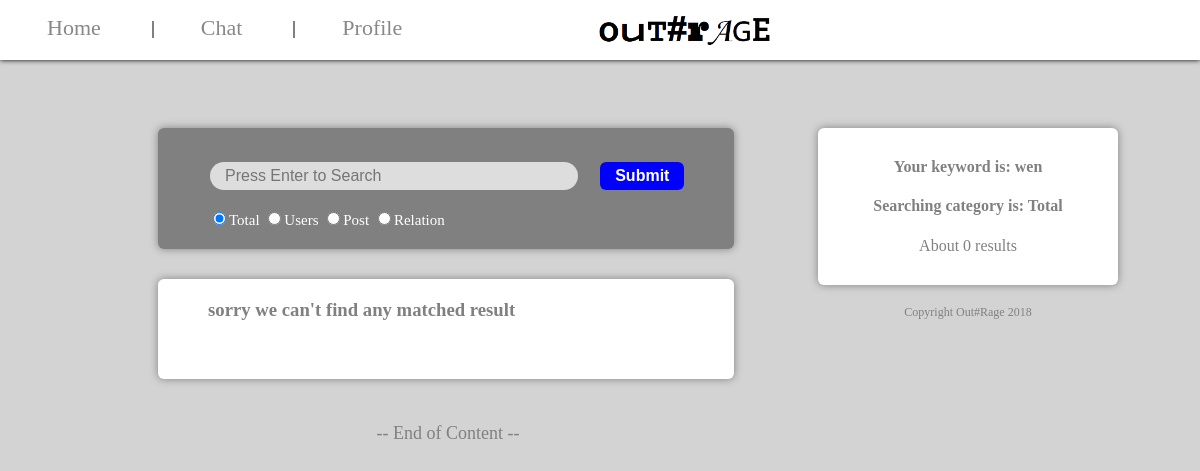
The app's page /search.php?content=wen, older data.
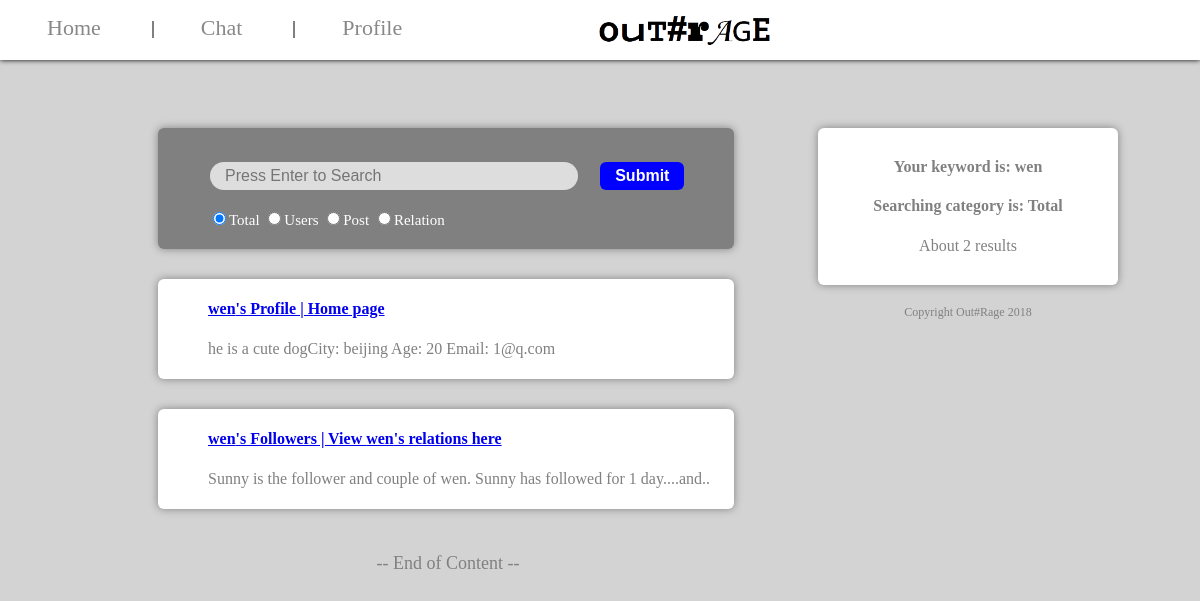
The same page, newer data.
### tables this page shows
CREATE TABLE `users` (
  `username` varchar(20) NOT NULL,
  `loginstate` varchar(10) NOT NULL DEFAULT 'offline',
  `password` varchar(10) NOT NULL,
  `city` varchar(50) NOT NULL,
  `age` int(10) NOT NULL,
  `profile` varchar(200) NOT NULL,
  `birthday` varchar(20) NOT NULL,
  `gender` varchar(20) NOT NULL,
  `email` varchar(50) NOT NULL,
  `followers` varchar(5000) NOT NULL,
  `follower_num` int(20) NOT NULL
);

CREATE TABLE `relation` (
  `userone` varchar(20) DEFAULT NULL,
  `usertwo` varchar(20) DEFAULT NULL,
  `relation` varchar(10) DEFAULT NULL
);

### search.php (the view, shortened to what this page needs)
<html>
<head>
<link rel="stylesheet" type="text/css" href="theme.css"/>
</head>
<body>
<div style="margin-top:120px;position:absolute;width:80%">
<div style="display:inline-block;width:60%;min-width:300px;min-height:100px;vertical-align:top;">
<span class="info_block" style="display:inline-block;width:100%;min-height:100px;vertical-align:left;background-color:grey;">
<span style="display:block;margin-top:30px;margin-left:50px;margin-bottom:20px;text-align:left;">
<form id="sf" action="search.php" method="GET">
<input type="text" class="input_bar" name="content" style="width:70%;" placeholder="Press Enter to Search"/><input type="submit" value="Submit" class="node_button" style="display:inline-block;margin-left:20px;" onclick="return submitCheck(content)"/>
<p style="color:white;font-size:15px;">
<input type="radio" name="class" value="total" checked="checked"/>Total
<input type="radio" name="class" value="users"/>Users
<input type="radio" name="class" value="post"/>Post
<input type="radio" name="class" value="relation"/>Relation
</p>
</form>
</span>
</span>
<?php
if(!isset($_GET["content"]))
{?>
	<span style="display:inline-block;height:30px;vertical-align:left;"></span>
	<span class="info_block" style="display:inline-block;width:100%;min-height:100px;vertical-align:left;">
	<span style="display:block;margin-top:20px;margin-left:50px;margin-bottom:20px;text-align:left;">
	<p>The results will be shown here.</p>
	</span>
	</span>
<?php
}
else
{
	$con=mysqli_connect("localhost","root","");
	mysqli_select_db($con,"users");
	$sql1="select * from users where username like '%".$_SESSION["search"][0]."%' or city like '%".$_SESSION["search"][0]."%' or profile like '%".$_SESSION["search"][0]."%'
	or birthday like '%".$_SESSION["search"][0]."%' or gender like '%".$_SESSION["search"][0]."%' or email like '%".$_SESSION["search"][0]."%'";
	$sql2="select * from post where username like '%".$_SESSION["search"][0]."%' or post_time like '%".$_SESSION["search"][0]."%' or post_content like '%".$_SESSION["search"][0]."%'
			or emotion like '%".$_SESSION["search"][0]."%' or comment_content like '%".$_SESSION["search"][0]."%'
			or comment_picture like '%".$_SESSION["search"][0]."%' or comment_user like '%".$_SESSION["search"][0]."%' or comment_time like '%".$_SESSION["search"][0]."%'";
	$sql3="select * from  relation where userone like '%".$_SESSION["search"][0]."%' or usertwo like '%".$_SESSION["search"][0]."%' or relation like '%".$_SESSION["search"][0]."%'";
	$result1=mysqli_query($con,$sql1); $rowcount1=mysqli_num_rows($result1);
	$result2=mysqli_query($con,$sql2);$rowcount2=mysqli_num_rows($result2);
	$result3=mysqli_query($con,$sql3);$rowcount3=mysqli_num_rows($result3);$totalrows=$rowcount1+$rowcount2+$rowcount3;
	if((!isset($_GET["class"]))||($_GET["class"]=="total"))
	{
		$cl="t";
	}
	if(($cl=="t")||($cl=="u"))
	{
	for ($i=0;$i<$rowcount1;$i++){
?>
	<span class="info_block" style="display:inline-block;width:100%;min-height:100px;vertical-align:left;">
	<span style="display:block;margin-top:20px;margin-left:50px;margin-bottom:20px;text-align:left;">
	<p>
<?php
		$row1=mysqli_fetch_assoc($result1);
		echo '<h4><a href="\\"https://www.w3schools.com\\">'.$row1["username"]."'s Profile | Home page</a><br /></h4>".$row1["profile"] ;
		echo "City: ".$row1["city"]."  Age: ".$row1["age"]."  Email: ".$row1["email"]."<br />";
?>
	</p>
	</span>
	</span>
<?php
	}
	}
?>
<?php
if(($cl=="t")||($cl=="r"))
{
		for ($y=0;$y<$rowcount3;$y++)
		{
?>
	<span class="info_block" style="display:inline-block;width:100%;min-height:100px;vertical-align:left;">
	<span style="display:block;margin-top:20px;margin-left:50px;margin-bottom:20px;text-align:left;">
	<p>
<?php
		$row3=mysqli_fetch_assoc($result3);echo '<h4><a href=\\"https://www.w3schools.com\\">'.$row3["usertwo"]."'s Followers | View ".$row3["usertwo"]."'s relations here</a></h4>";
		echo $row3["userone"]." is the follower and ".$row3["relation"]." of ".$row3["usertwo"].". ".$row3["userone"]." has followed for 1 day....and..<br />";
?>
	</p>
	</span>
	</span>
<?php
	}
}
	if (($rowcount1==0) and ($rowcount2==0) and ($rowcount3==0))
	{
?>
	<span class="info_block" style="display:inline-block;width:100%;min-height:100px;vertical-align:left;">
	<span style="display:block;margin-top:20px;margin-left:50px;margin-bottom:20px;text-align:left;">
	<p>
<?php
		echo "<h3>sorry we can't find any matched result</h3>";
?>
	</p>
	</span>
	</span>
<?php
	}
}
?>
<span style="display:inline-block;width=100%;height:70px;vertical-align:left;font-size:18px;color:grey;">-- End of Content --</span>
</div>
<div style="display:inline-block;position:fixed;width:20%;min-width:300px;vertical-align:top;">
<span class="info_block" style="display:inline-block;width:100%;min-width:300px;vertical-align:top;">
<form style="margin:30px;">
<p>
<?php
	echo "<h4>Your keyword is: ";
	if(!isset($_GET["content"]))
	{
		echo "[NONE]";
	}
	else
	{
		echo $_GET["content"];
	}
	echo "<br /></h4>";
	echo "<h4>Searching category is: ";
	if(!isset($_GET["content"]))
	{
		echo "[NONE]";
	}
	else
	{
		if($cl=="t")
		{
			echo "Total";
		}
	}
	echo "<br /></h4>";
	echo "About ";
	if(!isset($_GET["content"]))
	{
		echo "0";
	}
	else
	{
		echo $totalrows;
	}
	echo " results <br />";
?>
</p>
</form>
</span>
<span style="display:inline-block;height:20px;width:100%;min-width:300px;vertical-align:top;">
</span>
<span style="display:inline-block;height:50px;width:100%;min-width:300px;vertical-align:top;">
<a style="font-size:12px;color:grey;">Copyright Out#Rage 2018</a>
</span>
</div>
</div>
<div class="top_bar" style="text-align:center">
<span style="float:left">
<a href="index.php" class="main_button">Home</a>
<span class="division_line"></span>
<a href="" class="main_button">Chat</a>
<span class="division_line"></span>
<a href="profile.php" class="main_button">Profile</a>
</span>
<img src="images/logo.png" style="display:inline-block;max-height:30px;"/>
<div style="float:right;margin-right:45px;width:20%;height:1px;"></div>
</div>
</body>
</html>

### theme.css (style rules this page uses)
body { background-color:lightgrey; text-align:center; }
.main_button { color:#888888; text-align:center; text-decoration:none; font-size:22px; margin:4px 2px; padding:15px 45px; }
.node_button { border:none; padding:5px 15px; background-color:blue; color:white; text-align:center; text-decoration:none; font-size:16px; font-weight:bold; margin:4px 2px; cursor:pointer; border-radius:6px; box-shadow:0px 0px 2px grey; }
.input_bar { border:none; background-color:#DDDDDD; color:#777777; text-align:left; text-decoration:none; font-size:16px; margin:4px 2px; padding:5px 15px; border-radius:30px; }
.division_line { border-left:2px solid grey; }
.top_bar { top:0; left:0; width:100%; position:fixed; float:center; height:40px; padding-top:15px; padding-bottom:5px; box-shadow:0px 0px 5px 0px black; background-color:white; text-align:left; }
.info_block { border-radius:6px; color:grey; text-align:center; text-decoration:none; box-shadow:0px 0px 8px 0px grey; background-color:white; display:inline-block; width:100%; }

Row changes from the older to the newer data that the page shows:
added users: username "wen", profile "he is a cute dog", city "beijing", age "20", email "1@q.com"
added relation: usertwo "wen", userone "Sunny", relation "couple"
Text that changed along with them:
$totalrows: "0" → "2"
text no longer shown: "sorry we can't find any matched result"
